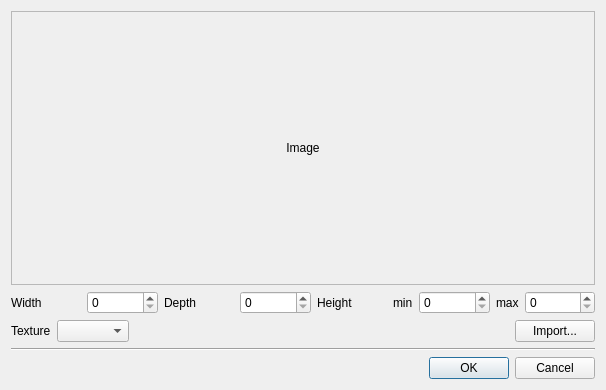
<?xml version="1.0" encoding="UTF-8"?>
<ui version="4.0">
 <class>DialogTerrainImport</class>
 <widget class="QDialog" name="DialogTerrainImport">
  <property name="geometry">
   <rect>
    <x>0</x>
    <y>0</y>
    <width>606</width>
    <height>390</height>
   </rect>
  </property>
  <property name="windowTitle">
   <string>Dialog</string>
  </property>
  <layout class="QVBoxLayout" name="verticalLayout">
   <item>
    <widget class="QFrame" name="frame">
     <property name="sizePolicy">
      <sizepolicy hsizetype="Expanding" vsizetype="Expanding">
       <horstretch>0</horstretch>
       <verstretch>0</verstretch>
      </sizepolicy>
     </property>
     <property name="frameShape">
      <enum>QFrame::StyledPanel</enum>
     </property>
     <property name="frameShadow">
      <enum>QFrame::Raised</enum>
     </property>
     <layout class="QHBoxLayout" name="horizontalLayout_3">
      <item>
       <widget class="QLabel" name="image">
        <property name="text">
         <string>Image</string>
        </property>
        <property name="alignment">
         <set>Qt::AlignCenter</set>
        </property>
       </widget>
      </item>
     </layout>
    </widget>
   </item>
   <item>
    <layout class="QHBoxLayout" name="horizontalLayout">
     <item>
      <widget class="QLabel" name="label">
       <property name="text">
        <string>Width</string>
       </property>
      </widget>
     </item>
     <item>
      <widget class="QSpinBox" name="spinWidth"/>
     </item>
     <item>
      <widget class="QLabel" name="label_2">
       <property name="text">
        <string>Depth</string>
       </property>
      </widget>
     </item>
     <item>
      <widget class="QSpinBox" name="spinDepth"/>
     </item>
     <item>
      <widget class="QLabel" name="label_3">
       <property name="text">
        <string>Height</string>
       </property>
      </widget>
     </item>
     <item>
      <widget class="QLabel" name="label_4">
       <property name="sizePolicy">
        <sizepolicy hsizetype="Fixed" vsizetype="Preferred">
         <horstretch>0</horstretch>
         <verstretch>0</verstretch>
        </sizepolicy>
       </property>
       <property name="text">
        <string>min</string>
       </property>
      </widget>
     </item>
     <item>
      <widget class="QSpinBox" name="spinMinHeight"/>
     </item>
     <item>
      <widget class="QLabel" name="label_5">
       <property name="sizePolicy">
        <sizepolicy hsizetype="Fixed" vsizetype="Preferred">
         <horstretch>0</horstretch>
         <verstretch>0</verstretch>
        </sizepolicy>
       </property>
       <property name="text">
        <string>max</string>
       </property>
      </widget>
     </item>
     <item>
      <widget class="QSpinBox" name="spinMaxHeight"/>
     </item>
    </layout>
   </item>
   <item>
    <layout class="QHBoxLayout" name="horizontalLayout_4">
     <item>
      <widget class="QLabel" name="label_6">
       <property name="text">
        <string>Texture</string>
       </property>
      </widget>
     </item>
     <item>
      <widget class="QComboBox" name="combo_texture"/>
     </item>
     <item>
      <spacer name="horizontalSpacer">
       <property name="orientation">
        <enum>Qt::Horizontal</enum>
       </property>
       <property name="sizeHint" stdset="0">
        <size>
         <width>40</width>
         <height>20</height>
        </size>
       </property>
      </spacer>
     </item>
     <item>
      <widget class="QPushButton" name="pushButton">
       <property name="text">
        <string>Import...</string>
       </property>
      </widget>
     </item>
    </layout>
   </item>
   <item>
    <widget class="Line" name="line">
     <property name="orientation">
      <enum>Qt::Horizontal</enum>
     </property>
    </widget>
   </item>
   <item>
    <widget class="QDialogButtonBox" name="buttonBox">
     <property name="orientation">
      <enum>Qt::Horizontal</enum>
     </property>
     <property name="standardButtons">
      <set>QDialogButtonBox::Cancel|QDialogButtonBox::Ok</set>
     </property>
    </widget>
   </item>
  </layout>
 </widget>
 <resources/>
 <connections>
  <connection>
   <sender>buttonBox</sender>
   <signal>accepted()</signal>
   <receiver>DialogTerrainImport</receiver>
   <slot>accept()</slot>
   <hints>
    <hint type="sourcelabel">
     <x>248</x>
     <y>254</y>
    </hint>
    <hint type="destinationlabel">
     <x>157</x>
     <y>274</y>
    </hint>
   </hints>
  </connection>
  <connection>
   <sender>buttonBox</sender>
   <signal>rejected()</signal>
   <receiver>DialogTerrainImport</receiver>
   <slot>reject()</slot>
   <hints>
    <hint type="sourcelabel">
     <x>316</x>
     <y>260</y>
    </hint>
    <hint type="destinationlabel">
     <x>286</x>
     <y>274</y>
    </hint>
   </hints>
  </connection>
 </connections>
</ui>
